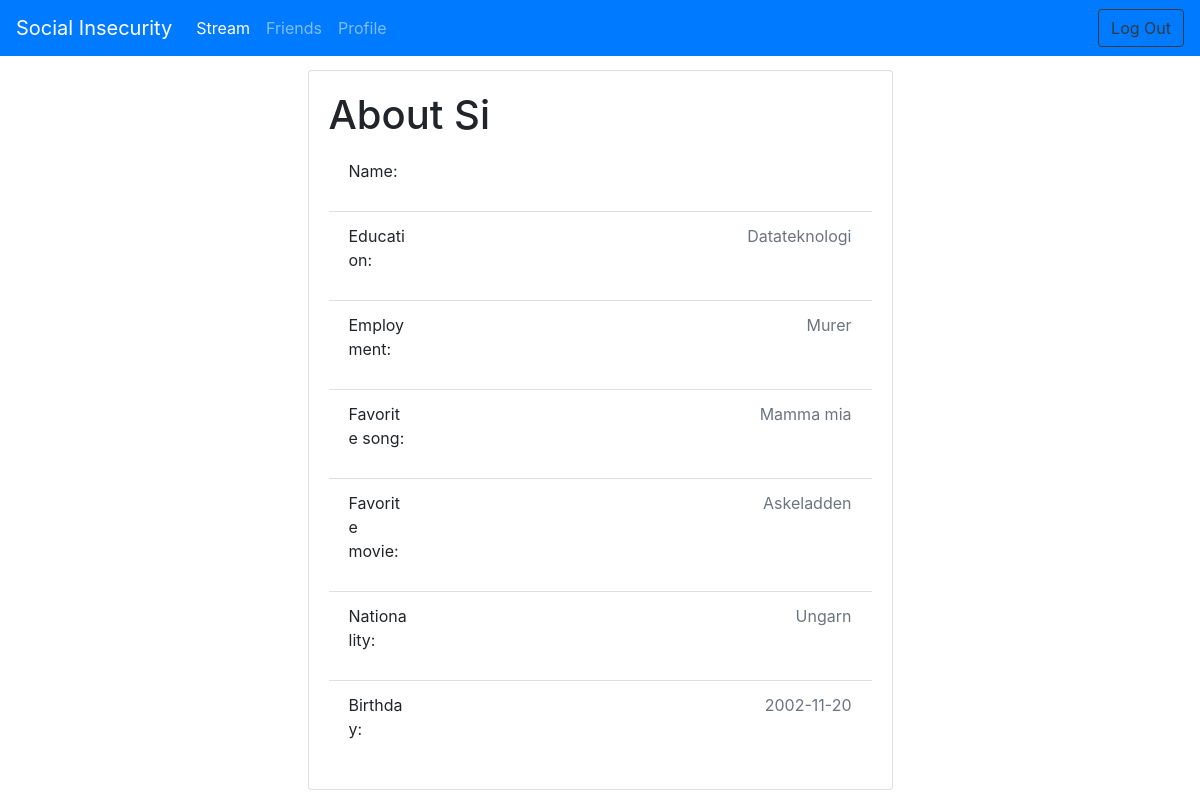
Page /ShowAbout/Si on the committed database.
### tables this page shows
CREATE TABLE [Users] (
  id INTEGER PRIMARY KEY,
  username VARCHAR,
  first_name VARCHAR,
  last_name VARCHAR,
  [password] VARCHAR,
  education VARCHAR DEFAULT 'Unknown',
  employment VARCHAR DEFAULT 'Unknown',
  music VARCHAR DEFAULT 'Unknown',
  movie VARCHAR DEFAULT 'Unknown',
  nationality VARCHAR DEFAULT 'Unknown',
  birthday DATE DEFAULT 'Unknown'
);

### app/routes.py (the view)
@app.route('/ShowAbout/<username>', methods=['GET', 'POST'])
def ShowAbout(username):
    username=username
    user = query_db('SELECT * FROM Users WHERE username="{}";'.format(username), one=True)
    return render_template('ShowAbout.html', title='ShowAbout', friend=username, user=user, username=session.get("username"))

### app/__init__.py (called while the page is built)
def get_db():
    db = getattr(g, '_database', None)
    if db is None:
        db = g._database = sqlite3.connect(app.config['DATABASE'])
    db.row_factory = sqlite3.Row
    return db

def query_db(query, one=False):
    db = get_db()
    cursor = db.execute(query)
    rv = cursor.fetchall()
    cursor.close()
    db.commit()
    return (rv[0] if rv else None) if one else rv

@app.teardown_appcontext
def close_connection(exception):
    db = getattr(g, '_database', None)
    if db is not None:
        db.close()

### app/routes.py (called while the page is built)
@app.before_request
def make_session_permanent():
    session.permanent = True
    app.permanent_session_lifetime = timedelta(minutes=5)

### app/templates/ShowAbout.html
{% extends "base.html" %}
{% import "bootstrap/wtf.html" as wtf %}
{% block content %}
<div class="container-flex justify-content-center">
    <div class="row justify-content-center">
        <div class="col-sm-12 col-lg-6">
            <div class="card">
                <div class="card-body">
                    <h1 class="card-text">About {{friend}}</h1>
                    <div id="view-details">
                        <ul class="list-group list-group-flush">
                            <li class="list-group-item d-inline">
                                <div class="row">
                                    <p class="col-sm-2">Name:</p>
                                    <p class="text-right col-sm-10 text-muted">{{user.first_name}} {{user.last_name}}</p>
                                </div>
                            </li>
                            <li class="list-group-item d-inline">
                                <div class="row">
                                    <p class="col-sm-2">Education:</p>
                                    <p class="text-right col-sm-10 text-muted">{{user.education}}</p>
                                </div>
                            </li>
                            <li class="list-group-item d-inline">
                                <div class="row">
                                    <p class="col-sm-2">Employment:</p>
                                    <p class="text-right col-sm-10 text-muted">{{user.employment}}</p>
                                </div>
                            </li>
                            <li class="list-group-item d-inline">
                                <div class="row">
                                    <p class="col-sm-2">Favorite song:</p>
                                    <p class="text-right col-sm-10 text-muted">{{user.music}}</p>
                                </div>
                            </li>
                            <li class="list-group-item d-inline">
                                <div class="row">
                                    <p class="col-sm-2">Favorite movie:</p>
                                    <p class="text-right col-sm-10 text-muted">{{user.movie}}</p>
                                </div>
                            </li>
                            <li class="list-group-item d-inline">
                                <div class="row">
                                    <p class="col-sm-2">Nationality:</p>
                                    <p class="text-right col-sm-10 text-muted">{{user.nationality}}</p>
                                </div>
                            </li>
                            <li class="list-group-item d-inline">
                                <div class="row">
                                    <p class="col-sm-2">Birthday:</p>
                                    <p class="text-right col-sm-10 text-muted">{{user.birthday}}</p>
                                </div>
                            </li>
                        </ul>
                    </div>
                </div>
            </div>
        </div>
    </div>
</div>
{% endblock %}

### app/templates/base.html (shortened to what this page needs)
<!DOCTYPE html>
<html lang="en">
    <head>
        <link rel="stylesheet" href="../static/css/general.css">
        <link href="https://maxcdn.bootstrapcdn.com/font-awesome/4.7.0/css/font-awesome.min.css" rel="stylesheet">
        <link rel="stylesheet" href="https://stackpath.bootstrapcdn.com/bootstrap/4.3.1/css/bootstrap.min.css">
    </head>
    <body>
        {% if title == 'Welcome' %}
        <nav class="navbar navbar-dark bg-primary fixed-top">
            <a class="navbar-brand" href="#">Social Insecurity</a>
        </nav>
        {% else %}
        <nav class="navbar navbar-dark bg-primary navbar-expand-lg fixed-top">
            <a class="navbar-brand" href={{url_for('stream', username=username)}}>Social Insecurity</a>
            <div class="collapse navbar-collapse" id="navbar-toggle">
            <ul class="navbar-nav mr-auto">
                <li class="nav-item active">
                    {% if title == 'Stream' or title == 'Comments' %}
                    <a class="nav-link active" href={{ url_for('stream', username=username) }}>Stream <span class="sr-only">(current)</span></a>
                    {% else %}
                    <a class="nav-link" href={{ url_for('stream', username=username) }}>Stream</a>
                    {% endif %}
                </li>
                <li class="nav-item">
                    {% if title == 'Friends' %}
                    <a class="nav-link active" href={{ url_for('friends', username=username) }}>Friends <span class="sr-only">(current)</span></a>
                    {% else %}
                    <a class="nav-link" href={{ url_for('friends', username=username) }}>Friends</a>
                    {% endif %}
                </li>
                <li class="nav-item">
                    {% if title == 'Profile' %}
                    <a class="nav-link" href={{ url_for('profile', username=username) }}>Profile <span class="sr-only">(current)</span></a>
                    {% else %}
                    <a class="nav-link" href={{ url_for('profile', username=username) }}>Profile</a>
                    {% endif %}
                </li>
            </ul>
            <a class="btn btn-outline-dark" href={{url_for('logout')}} role="button">Log Out</a>
            </div>
        </nav>
        {% endif %}
        {% block content %}{% endblock %}
    </body>
</html>

### app/static/css/general.css (style rules this page uses)
body { padding-top: 70px }

### rows in the picture
Users: education "Datateknologi", employment "Murer", music "Mamma mia", movie "Askeladden", nationality "Ungarn", birthday "2002-11-20"

### other values in the picture
{{ friend }} "Si"
